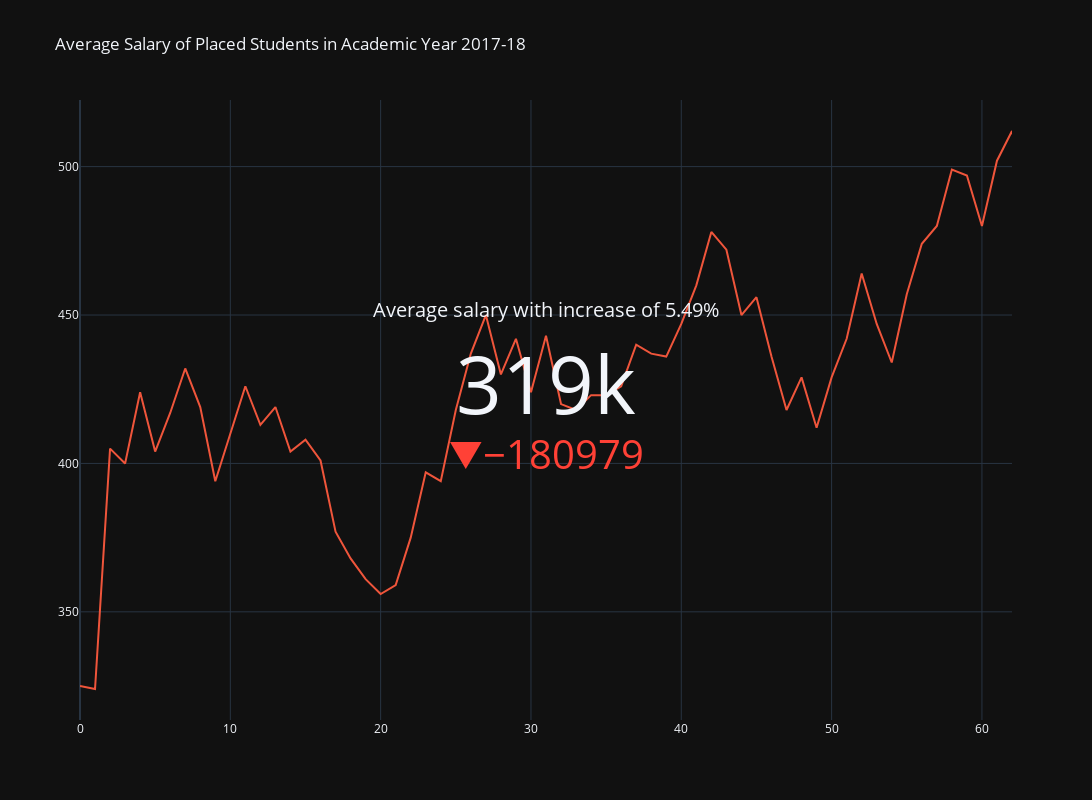

The cell this chart's notebook holds for it:
### Markdown cell above
# Average Salary of Placed Students in Academic Year 2017-18

### Code cell
import plotly.graph_objects as go

fig = go.Figure(go.Indicator(
    mode = "number+delta",
    value = 319021.00,
    delta = {"reference": 500000, "valueformat": ".0f"},
    title = {"text": "Average salary with increase of 5.49%"},
    domain = {'y': [0, 1], 'x': [0.25, 0.75]}))

fig.add_trace(go.Scatter(
    y = [325, 324, 405, 400, 424, 404, 417, 432, 419, 394, 410, 426, 413, 419, 404, 408, 401, 377, 368, 361, 356, 359, 375, 397, 394, 418, 437, 450, 430, 442, 424, 443, 420, 418, 423, 423, 426, 440, 437, 436, 447, 460, 478, 472, 450, 456, 436, 418, 429, 412, 429, 442, 464, 447, 434, 457, 474, 480, 499, 497, 480, 502, 512, 492]))

fig.update_layout(xaxis = {'range': [0, 62]},template="plotly_dark",title="Average Salary of Placed Students in Academic Year 2017-18",height=800,width=1200)

fig.show()

### Figure 1 — Plotly figure (JSON) as saved in the notebook; plotly's stock layout.template omitted (floating-point values rounded to 4 significant figures)
{"data": [{"delta": {"reference": 500000, "valueformat": ".0f"}, "domain": {"x": [0.25, 0.75], "y": [0, 1]}, "mode": "number+delta", "title": {"text": "Average salary with increase of 5.49%"}, "type": "indicator", "value": 319021}, {"type": "scatter", "y": [325, 324, 405, 400, 424, 404, 417, 432, 419, 394, 410, 426, 413, 419, 404, 408, 401, 377, 368, 361, 356, 359, 375, 397, 394, 418, 437, 450, 430, 442, 424, 443, 420, 418, 423, 423, 426, 440, 437, 436, 447, 460, 478, 472, 450, 456, 436, 418, 429, 412, 429, 442, 464, 447, 434, 457, 474, 480, 499, 497, 480, 502, 512, 492]}], "layout": {"height": 800, "title": {"text": "Average Salary of Placed Students in Academic Year 2017-18"}, "width": 1200, "xaxis": {"range": [0, 62]}}}
